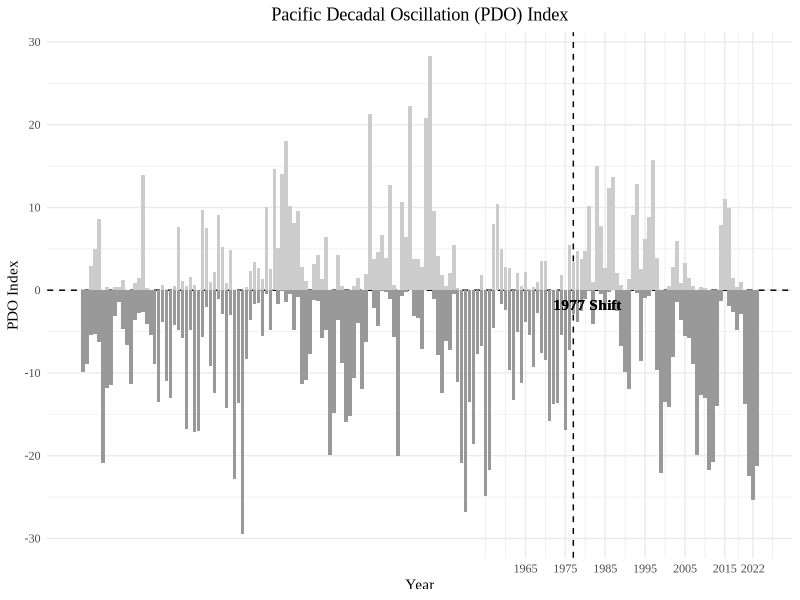

Here is the R script that generated this plot:
# Load libraries 
library(tidyverse) 

# Set working directory 
setwd("~/Documents/GitHub/CSIA_lab_work/data/environmental")

# Load data
data <- read.csv("PDO_tidy.csv")

# Plot data
ggplot(data, aes(x = Year, y = Value, fill = Value > 0)) +
  geom_hline(yintercept = 0, linetype = "dashed", color = "black") +
  geom_vline(xintercept = 1977, linetype = "dashed", color = "black") +
  geom_col() +
  scale_x_continuous(breaks = c(1965, 1975, 1985, 1995, 2005, 2015, 2022)) +
  scale_fill_manual(values = c("TRUE" = "grey80", "FALSE" = "grey60")) +
  labs(title = "Pacific Decadal Oscillation (PDO) Index",
       x = "Year",
       y = "PDO Index") +
  theme_minimal() +
  theme(
    legend.position = "none",
    axis.line.y = element_blank(),
    plot.title = element_text(hjust = 0.5, family = "Times New Roman"), 
    text = element_text(family = "Times New Roman") 
  ) + 
  annotate("text", x = 1980.5, y = -1.79, label = bquote(bold("1977 Shift")), family = "Times New Roman")

